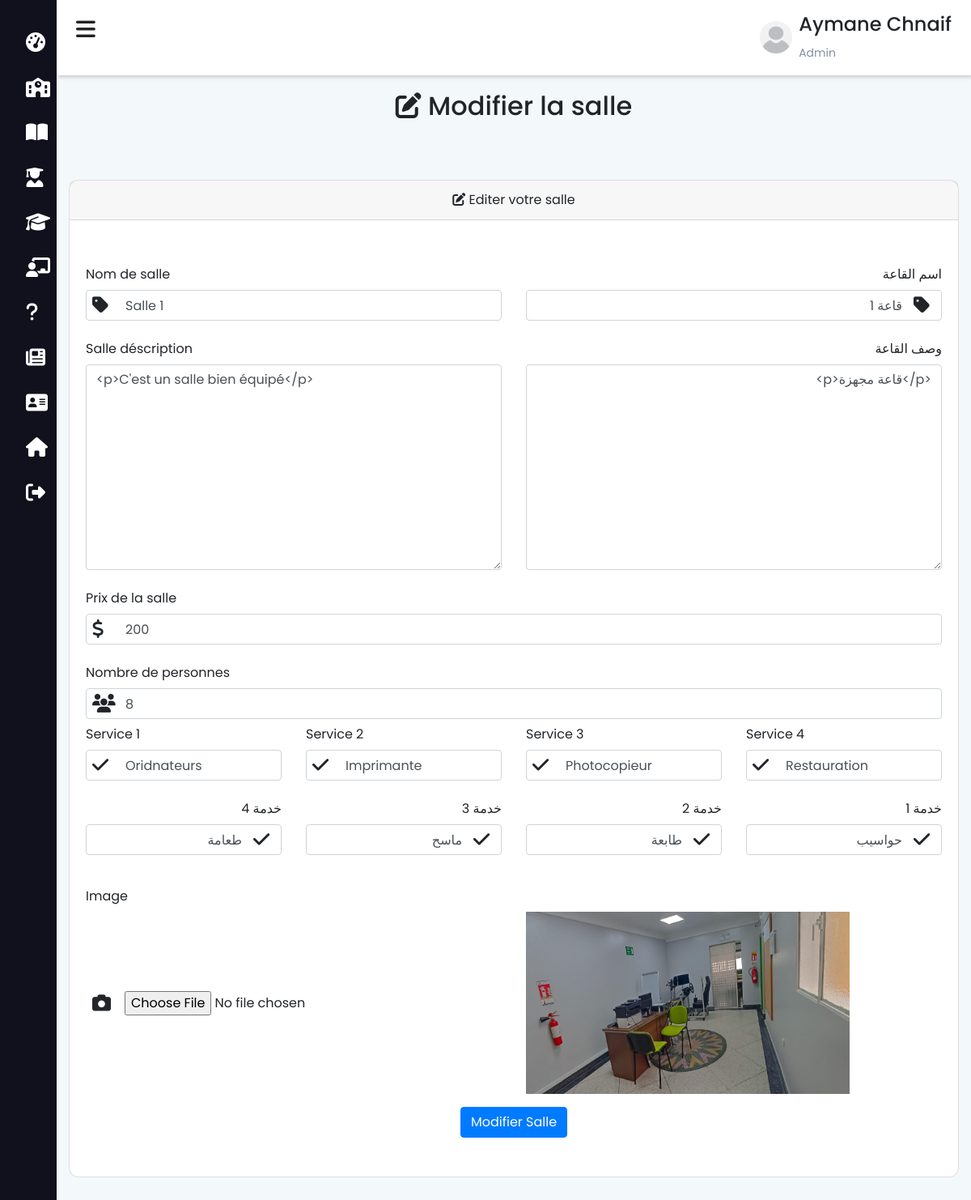
The page /admin/modifier-salle?id=10 (signed in) on the database as committed earlier.
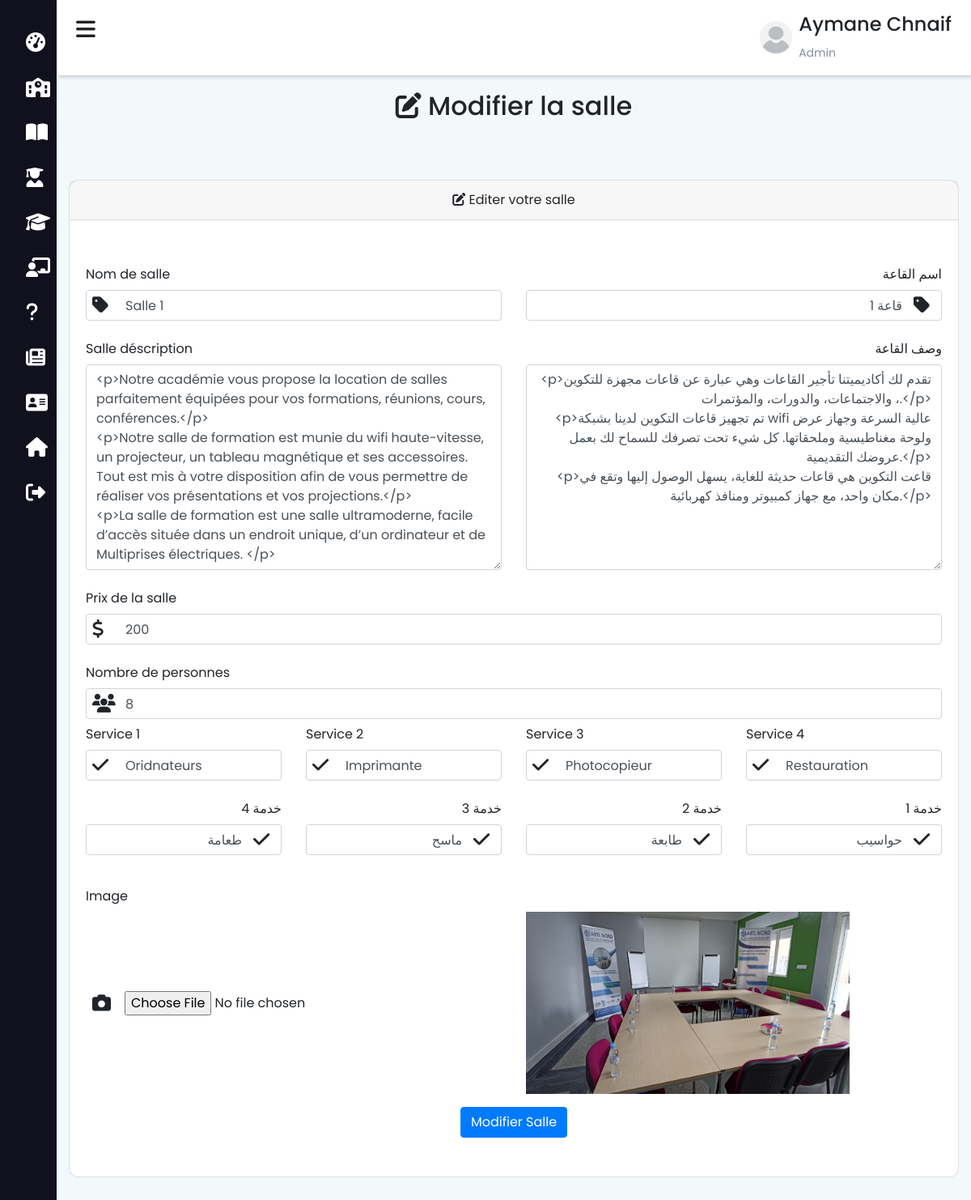
The same page on the database as committed later.
### tables this page shows
CREATE TABLE `salle` (
  `sal_id` int(11) NOT NULL,
  `sal_nom` varchar(200) NOT NULL,
  `sal_nom_arab` text NOT NULL,
  `sal_desc` text NOT NULL,
  `sal_desc_arab` text NOT NULL,
  `sal_prix` float NOT NULL,
  `sal_personne` int(11) NOT NULL,
  `sal_image` varchar(200) NOT NULL,
  `sal_service` varchar(200) NOT NULL,
  `sal_service_arab` varchar(200) NOT NULL,
  `sal_service2` varchar(200) NOT NULL,
  `sal_service2_arab` varchar(200) NOT NULL,
  `sal_service3` varchar(200) NOT NULL,
  `sal_service3_arab` varchar(200) NOT NULL,
  `sal_service4` varchar(200) NOT NULL,
  `sal_service4_arab` varchar(200) NOT NULL
);

### functions/db.php (called while the page is built, shortened)
<?php
    class DBController{
        protected $host = "localhost";
        protected $user = "root";
        protected $password = "";
        protected $db = "ecole";
        public function __construct(){
            $this->conn = mysqli_connect($this->host, $this->user, $this->password, $this->db);
        }
    }
?>

### session.php (called while the page is built, shortened)
<?php
    require("functions/db.php");
    require("functions/etudiant.php");
    $db = new DBController();
    $data = new Etudiant($db);
?>

### functions/etudiant.php (called while the page is built, shortened)
<?php
    class Etudiant{
        public $db = null;
        public function __construct(DBController $db){
            $this->db = $db;
        }
        public function getSalleModify(){
            $id = $_GET['id'];
            $result = $this->db->conn->query("SELECT * FROM `salle` WHERE sal_id='$id'");
            $resultArray = array();
            while ($item = mysqli_fetch_array($result, MYSQLI_ASSOC)){
                $resultArray[] = $item;
            }
            return $resultArray;
        }
    }
?>

### admin/modifier-salle.php (the view, shortened to what the changed rows need)
<?php include_once "../session.php"; ?>
<?php
$salles = $data->getSalleModify();
foreach ($salles as $salle) {
        $salle_nom = $salle['sal_nom'];
        $salle_nom_arab = $salle['sal_nom_arab'];
        $salle_descr = $salle['sal_desc'];
        $salle_descr_arab = $salle['sal_desc_arab'];
        $salle_prix = $salle['sal_prix'];
        $salle_personne = $salle['sal_personne'];
        $image = $salle['sal_image'];
        $salle_service1 = $salle['sal_service'];
        $salle_service2 = $salle['sal_service2'];
        $salle_service3 = $salle['sal_service3'];
        $salle_service4 = $salle['sal_service4'];
        $salle_service1_arab = $salle['sal_service_arab'];
        $salle_service2_arab = $salle['sal_service2_arab'];
        $salle_service3_arab = $salle['sal_service3_arab'];
        $salle_service4_arab = $salle['sal_service4_arab'];
}
?>
<!DOCTYPE html>
<html lang="fr">
<head>
    <?php
        include_once "../includes/header.php";
    ?>
</head>
<body>
    <div class="main-content">
        <header>
            <?php include 'admin.php' ;?>
        </header>
        <div class="container mt-5 pt-5">
            <div class="text-center py-3">
                <h2><i class="fas fa-edit"></i> Modifier la salle</h2>
            </div>
            <div class="row justify-content-center">
                <div class="col-md-12 my-5">
                    <div class="card card-position">
                        <div class="card-body py-5 w-100">
                            <form action="" method="POST" enctype="multipart/form-data">
                                <div class="row">
                                    <div class="col-lg-6">
                                        <div class="row mb-3">
                                            <div class="col-md-12">
                                                <div class="d-flex">
                                                    <i class="fas fa-tag position-awesome"></i>
                                                    <input id="nom_salle" type="text" class="form-control pl-5" name="nom_salle" value="<?php echo $salle_nom ?>" autocomplete="titre" required>
                                                </div>
                                            </div>
                                        </div>
                                    </div>
                                    <div class="col-lg-6">
                                        <div class="row mb-3 text-right" lang="ar">
                                            <div class="col-md-12">
                                                <div class="float-right">
                                                    <i class="fas fa-tag position-awesome-arab"></i>
                                                </div>
                                                <input id="nom_salle_arab" type="text" class="form-control pr-5 text-right" name="nom_salle_arab" value="<?php echo $salle_nom_arab ?>" autocomplete="titre" required>
                                            </div>
                                        </div>
                                    </div>
                                    <div class="col-lg-6">
                                        <div class="row mb-3">
                                            <div class="col-md-12">
                                                <textarea rows="10" class="form-control" id="editor" name="salle_descr" value="" autocomplete="texte" required><?php echo $salle_descr ?></textarea>
                                            </div>
                                        </div>
                                    </div>
                                    <div class="col-lg-6">
                                        <div class="row mb-3 text-right" lang="ar">
                                            <div class="col-md-12">
                                                <textarea rows="10" class="form-control text-right" id="editor2" name="salle_descr_arab" value="" autocomplete="texte" required><?php echo $salle_descr_arab ?></textarea>
                                            </div>
                                        </div>
                                    </div>
                                </div>
                                <div class="row mb-3">
                                    <div class="col-md-12">
                                        <div class="d-flex">
                                            <i class="fas fa-dollar-sign position-awesome"></i>
                                            <input id="salle_prix" type="number" min="1" class="form-control pl-5" name="salle_prix" value="<?php echo $salle_prix ?>" autocomplete="prix" required>
                                        </div>
                                    </div>
                                </div>
                                <div class="row mb-3">
                                    <div class="col-md-12">
                                        <div class="d-flex">
                                            <i class="fas fa-users position-awesome"></i>
                                            <input id="salle_personne" type="number" min="1" class="form-control pl-5" name="salle_personne" value="<?php echo $salle_personne ?>" autocomplete="titre" required>
                                        </div>
                                    </div>
                                    <div class="col-lg-3">
                                        <div class="row mb-3">
                                            <div class="col-md-12">
                                                <div class="d-flex">
                                                    <i class="fas fa-check position-awesome"></i>
                                                    <input id="salle-service1" type="text" class="form-control pl-5" value="<?php echo $salle_service1 ?>" name="salle_service1" autocomplete="prenom" placeholder="Service 1">
                                                </div>
                                            </div>
                                        </div>
                                    </div>
                                    <div class="col-lg-3">
                                        <div class="row mb-3">
                                            <div class="col-md-12">
                                                <div class="d-flex">
                                                    <i class="fas fa-check position-awesome"></i>
                                                    <input id="salle-service2" type="text" class="form-control pl-5" value="<?php echo $salle_service2 ?>" name="salle_service2" autocomplete="nom" placeholder="Service 2">
                                                </div>
                                            </div>
                                        </div>
                                    </div>
                                    <div class="col-lg-3">
                                        <div class="row mb-3">
                                            <div class="col-md-12">
                                                <div class="d-flex">
                                                    <i class="fas fa-check position-awesome"></i>
                                                    <input id="salle-service3" type="text" class="form-control pl-5" value="<?php echo $salle_service3 ?>" name="salle_service3" autocomplete="prenom" placeholder="Service 3">
                                                </div>
                                            </div>
                                        </div>
                                    </div>
                                    <div class="col-lg-3">
                                        <div class="row mb-3">
                                            <div class="col-md-12">
                                                <div class="d-flex">
                                                    <i class="fas fa-check position-awesome"></i>
                                                    <input id="salle-service4" type="text" class="form-control pl-5" value="<?php echo $salle_service4 ?>" name="salle_service4" autocomplete="nom" placeholder="Service 4">
                                                </div>
                                            </div>
                                        </div>
                                    </div>
                                    <div class="col-lg-3">
                                        <div class="row mb-3 text-right" lang="ar">
                                            <div class="col-md-12">
                                                <div class="float-right">
                                                    <i class="fas fa-check position-awesome-arab"></i>
                                                </div>
                                                <input id="salle-service4_arab" type="text" class="form-control pr-5 text-right" value="<?php echo $salle_service4_arab ?>" name="salle_service4_arab" autocomplete="nom" placeholder="Service 8">
                                            </div>
                                        </div>
                                    </div>
                                    <div class="col-lg-3">
                                        <div class="row mb-3 text-right" lang="ar">
                                            <div class="col-md-12">
                                                <div class="float-right">
                                                    <i class="fas fa-check position-awesome-arab"></i>
                                                </div>
                                                <input id="salle-service3_arab" type="text" class="form-control pr-5 text-right" value="<?php echo $salle_service3_arab ?>" name="salle_service3_arab" autocomplete="prenom" placeholder="Service 7">
                                            </div>
                                        </div>
                                    </div>
                                    <div class="col-lg-3">
                                        <div class="row mb-3 text-right" lang="ar">
                                            <div class="col-md-12">
                                                <div class="float-right">
                                                    <i class="fas fa-check position-awesome-arab"></i>
                                                    <input id="salle-service2_arab" type="text" class="form-control pr-5 text-right" value="<?php echo $salle_service2_arab ?>" name="salle_service2_arab" autocomplete="nom" placeholder="Service 6">
                                                </div>
                                            </div>
                                        </div>
                                    </div>
                                    <div class="col-lg-3">
                                        <div class="row mb-3 text-right" lang="ar">
                                            <div class="col-md-12">
                                                <div class="float-right">
                                                    <i class="fas fa-check position-awesome-arab"></i>
                                                    <input id="salle-service1_arab" type="text" class="form-control pr-5 text-right" value="<?php echo $salle_service1_arab ?>" name="salle_service1_arab" autocomplete="prenom" placeholder="Service 5">
                                                </div>
                                            </div>
                                        </div>
                                    </div>
                                </div>
                                <div class="row mb-3 align-items-center">
                                    <div class="col-md-6">
                                        <img src="../images/salles/<?php echo $image ?>" alt="" style="width:400px; height:225px" id="image_display">
                                    </div>
                                </div>
                            </form>
                        </div>
                    </div>
                </div>
            </div>
        </div>
    </div>
</body>
</html>

Rows that differ between the two databases and show on the page:
changed salle "Salle 1": salle_descr "<p>C'est un salle bien équipé</p>" → "<p>Notre académie vous propose la location de salles parfaitement équipées pour vos formations, réunions, cours, conférences.</p> <p>Notre salle de formation est munie du wifi haute-vitesse, un projecteur, un tableau magnétique et ses accessoires. Tout est mis à votre disposition afin de vous permettre de réaliser vos présentations et vos projections.</p> <p>La salle de formation est une salle ultramoderne, facile d’accès située dans un endroit unique, d’un ordinateur et de Multiprises électriques. </p>"; salle_descr_arab "<p>قاعة مجهزة</p>" → "<p>تقدم لك أكاديميتنا تأجير القاعات وهي عبارة عن قاعات مجهزة للتكوين ، والاجتماعات، والدورات، والمؤتمرات.</p> <p>تم تجهيز قاعات التكوين لدينا بشبكة wifi عالية السرعة وجهاز عرض ولوحة مغناطيسية وملحقاتها. كل شيء تحت تصرفك للسماح لك بعمل عروضك التقديمية.</p> <p>قاعت التكوين هي قاعات حديثة للغاية، يسهل الوصول إليها وتقع في مكان واحد، مع جهاز كمبيوتر ومنافذ كهربائية.</p>"; sal_image: a different picture
